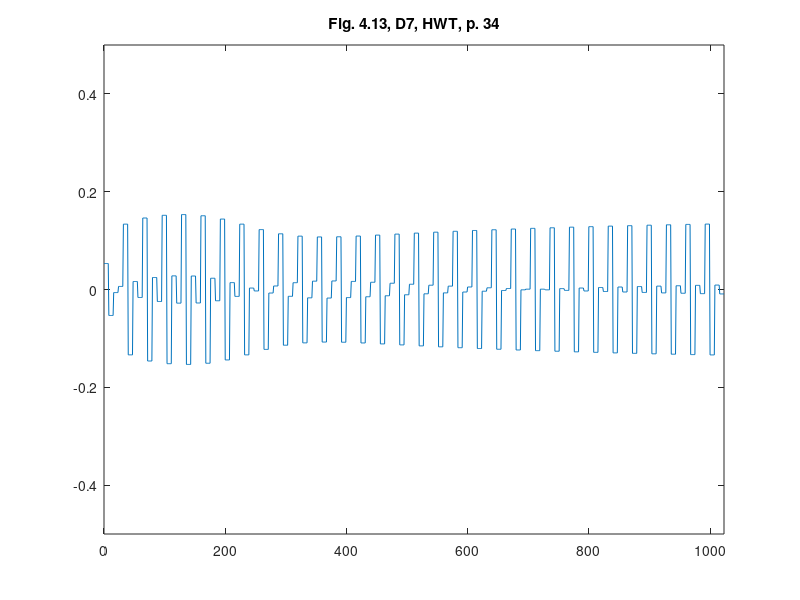

Recreate this plot in MATLAB.
%% ========================================================================
%% Programmatic octave notes on "Ripples in Mathematics" by A. Jensen
%% and A. la Cour-Harbo written with a deep gratitude to the authors for
%% this wonderful text. 
%% 
%% Reconstruction of graphs in Figure 4.13, top, p.34, Ch 04, D7, HWT
%%
%% Author: Vladimir Kulyukin
%% 
%% NB: I have tested this code in Octave 4.
%% =========================================================================
t = [0:1023];

y_fig_4_13_d7_p34 = [
0.053150792774457674
0.053150792774457674
0.053150792774457674
0.053150792774457674
0.053150792774457674
0.053150792774457674
0.053150792774457674
0.053150792774457674
-0.053150792774457674
-0.053150792774457674
-0.053150792774457674
-0.053150792774457674
-0.053150792774457674
-0.053150792774457674
-0.053150792774457674
-0.053150792774457674
-0.006266705085373364
-0.006266705085373364
-0.006266705085373364
-0.006266705085373364
-0.006266705085373364
-0.006266705085373364
-0.006266705085373364
-0.006266705085373364
0.006266705085373364
0.006266705085373364
0.006266705085373364
0.006266705085373364
0.006266705085373364
0.006266705085373364
0.006266705085373364
0.006266705085373364
0.13362889660042748
0.13362889660042748
0.13362889660042748
0.13362889660042748
0.13362889660042748
0.13362889660042748
0.13362889660042748
0.13362889660042748
-0.13362889660042748
-0.13362889660042748
-0.13362889660042748
-0.13362889660042748
-0.13362889660042748
-0.13362889660042748
-0.13362889660042748
-0.13362889660042748
0.016360030533515164
0.016360030533515164
0.016360030533515164
0.016360030533515164
0.016360030533515164
0.016360030533515164
0.016360030533515164
0.016360030533515164
-0.016360030533515164
-0.016360030533515164
-0.016360030533515164
-0.016360030533515164
-0.016360030533515164
-0.016360030533515164
-0.016360030533515164
-0.016360030533515164
0.14622934899233148
0.14622934899233148
0.14622934899233148
0.14622934899233148
0.14622934899233148
0.14622934899233148
0.14622934899233148
0.14622934899233148
-0.14622934899233148
-0.14622934899233148
-0.14622934899233148
-0.14622934899233148
-0.14622934899233148
-0.14622934899233148
-0.14622934899233148
-0.14622934899233148
0.02451479138798448
0.02451479138798448
0.02451479138798448
0.02451479138798448
0.02451479138798448
0.02451479138798448
0.02451479138798448
0.02451479138798448
-0.02451479138798448
-0.02451479138798448
-0.02451479138798448
-0.02451479138798448
-0.02451479138798448
-0.02451479138798448
-0.02451479138798448
-0.02451479138798448
0.15169297670220977
0.15169297670220977
0.15169297670220977
0.15169297670220977
0.15169297670220977
0.15169297670220977
0.15169297670220977
0.15169297670220977
-0.15169297670220977
-0.15169297670220977
-0.15169297670220977
-0.15169297670220977
-0.15169297670220977
-0.15169297670220977
-0.15169297670220977
-0.15169297670220977
0.027930919561186856
0.027930919561186856
0.027930919561186856
0.027930919561186856
0.027930919561186856
0.027930919561186856
0.027930919561186856
0.027930919561186856
-0.027930919561186856
-0.027930919561186856
-0.027930919561186856
-0.027930919561186856
-0.027930919561186856
-0.027930919561186856
-0.027930919561186856
-0.027930919561186856
0.15324615259977187
0.15324615259977187
0.15324615259977187
0.15324615259977187
0.15324615259977187
0.15324615259977187
0.15324615259977187
0.15324615259977187
-0.15324615259977187
-0.15324615259977187
-0.15324615259977187
-0.15324615259977187
-0.15324615259977187
-0.15324615259977187
-0.15324615259977187
-0.15324615259977187
0.027579263019493844
0.027579263019493844
0.027579263019493844
0.027579263019493844
0.027579263019493844
0.027579263019493844
0.027579263019493844
0.027579263019493844
-0.027579263019493844
-0.027579263019493844
-0.027579263019493844
-0.027579263019493844
-0.027579263019493844
-0.027579263019493844
-0.027579263019493844
-0.027579263019493844
0.1508452106732637
0.1508452106732637
0.1508452106732637
0.1508452106732637
0.1508452106732637
0.1508452106732637
0.1508452106732637
0.1508452106732637
-0.1508452106732637
-0.1508452106732637
-0.1508452106732637
-0.1508452106732637
-0.1508452106732637
-0.1508452106732637
-0.1508452106732637
-0.1508452106732637
0.0229863138162753
0.0229863138162753
0.0229863138162753
0.0229863138162753
0.0229863138162753
0.0229863138162753
0.0229863138162753
0.0229863138162753
-0.0229863138162753
-0.0229863138162753
-0.0229863138162753
-0.0229863138162753
-0.0229863138162753
-0.0229863138162753
-0.0229863138162753
-0.0229863138162753
0.14403044380382202
0.14403044380382202
0.14403044380382202
0.14403044380382202
0.14403044380382202
0.14403044380382202
0.14403044380382202
0.14403044380382202
-0.14403044380382202
-0.14403044380382202
-0.14403044380382202
-0.14403044380382202
-0.14403044380382202
-0.14403044380382202
-0.14403044380382202
-0.14403044380382202
0.014141430047362413
0.014141430047362413
0.014141430047362413
0.014141430047362413
0.014141430047362413
0.014141430047362413
0.014141430047362413
0.014141430047362413
-0.014141430047362413
-0.014141430047362413
-0.014141430047362413
-0.014141430047362413
-0.014141430047362413
-0.014141430047362413
-0.014141430047362413
-0.014141430047362413
0.13363630737159793
0.13363630737159793
0.13363630737159793
0.13363630737159793
0.13363630737159793
0.13363630737159793
0.13363630737159793
0.13363630737159793
-0.13363630737159793
-0.13363630737159793
-0.13363630737159793
-0.13363630737159793
-0.13363630737159793
-0.13363630737159793
-0.13363630737159793
-0.13363630737159793
0.002947608742369216
0.002947608742369216
0.002947608742369216
0.002947608742369216
0.002947608742369216
0.002947608742369216
0.002947608742369216
0.002947608742369216
-0.002947608742369216
-0.002947608742369216
-0.002947608742369216
-0.002947608742369216
-0.002947608742369216
-0.002947608742369216
-0.002947608742369216
-0.002947608742369216
0.1225348801448057
0.1225348801448057
0.1225348801448057
0.1225348801448057
0.1225348801448057
0.1225348801448057
0.1225348801448057
0.1225348801448057
-0.1225348801448057
-0.1225348801448057
-0.1225348801448057
-0.1225348801448057
-0.1225348801448057
-0.1225348801448057
-0.1225348801448057
-0.1225348801448057
-0.0072177873433125605
-0.0072177873433125605
-0.0072177873433125605
-0.0072177873433125605
-0.0072177873433125605
-0.0072177873433125605
-0.0072177873433125605
-0.0072177873433125605
0.0072177873433125605
0.0072177873433125605
0.0072177873433125605
0.0072177873433125605
0.0072177873433125605
0.0072177873433125605
0.0072177873433125605
0.0072177873433125605
0.11392830151514567
0.11392830151514567
0.11392830151514567
0.11392830151514567
0.11392830151514567
0.11392830151514567
0.11392830151514567
0.11392830151514567
-0.11392830151514567
-0.11392830151514567
-0.11392830151514567
-0.11392830151514567
-0.11392830151514567
-0.11392830151514567
-0.11392830151514567
-0.11392830151514567
-0.013947509533995083
-0.013947509533995083
-0.013947509533995083
-0.013947509533995083
-0.013947509533995083
-0.013947509533995083
-0.013947509533995083
-0.013947509533995083
0.013947509533995083
0.013947509533995083
0.013947509533995083
0.013947509533995083
0.013947509533995083
0.013947509533995083
0.013947509533995083
0.013947509533995083
0.10910681126518319
0.10910681126518319
0.10910681126518319
0.10910681126518319
0.10910681126518319
0.10910681126518319
0.10910681126518319
0.10910681126518319
-0.10910681126518319
-0.10910681126518319
-0.10910681126518319
-0.10910681126518319
-0.10910681126518319
-0.10910681126518319
-0.10910681126518319
-0.10910681126518319
-0.017033079765722825
-0.017033079765722825
-0.017033079765722825
-0.017033079765722825
-0.017033079765722825
-0.017033079765722825
-0.017033079765722825
-0.017033079765722825
0.017033079765722825
0.017033079765722825
0.017033079765722825
0.017033079765722825
0.017033079765722825
0.017033079765722825
0.017033079765722825
0.017033079765722825
0.10747872779383745
0.10747872779383745
0.10747872779383745
0.10747872779383745
0.10747872779383745
0.10747872779383745
0.10747872779383745
0.10747872779383745
-0.10747872779383745
-0.10747872779383745
-0.10747872779383745
-0.10747872779383745
-0.10747872779383745
-0.10747872779383745
-0.10747872779383745
-0.10747872779383745
-0.017509779104661352
-0.017509779104661352
-0.017509779104661352
-0.017509779104661352
-0.017509779104661352
-0.017509779104661352
-0.017509779104661352
-0.017509779104661352
0.017509779104661352
0.017509779104661352
0.017509779104661352
0.017509779104661352
0.017509779104661352
0.017509779104661352
0.017509779104661352
0.017509779104661352
0.1078682058498046
0.1078682058498046
0.1078682058498046
0.1078682058498046
0.1078682058498046
0.1078682058498046
0.1078682058498046
0.1078682058498046
-0.1078682058498046
-0.1078682058498046
-0.1078682058498046
-0.1078682058498046
-0.1078682058498046
-0.1078682058498046
-0.1078682058498046
-0.1078682058498046
-0.016495823561255864
-0.016495823561255864
-0.016495823561255864
-0.016495823561255864
-0.016495823561255864
-0.016495823561255864
-0.016495823561255864
-0.016495823561255864
0.016495823561255864
0.016495823561255864
0.016495823561255864
0.016495823561255864
0.016495823561255864
0.016495823561255864
0.016495823561255864
0.016495823561255864
0.10931392804386049
0.10931392804386049
0.10931392804386049
0.10931392804386049
0.10931392804386049
0.10931392804386049
0.10931392804386049
0.10931392804386049
-0.10931392804386049
-0.10931392804386049
-0.10931392804386049
-0.10931392804386049
-0.10931392804386049
-0.10931392804386049
-0.10931392804386049
-0.10931392804386049
-0.014765675670985526
-0.014765675670985526
-0.014765675670985526
-0.014765675670985526
-0.014765675670985526
-0.014765675670985526
-0.014765675670985526
-0.014765675670985526
0.014765675670985526
0.014765675670985526
0.014765675670985526
0.014765675670985526
0.014765675670985526
0.014765675670985526
0.014765675670985526
0.014765675670985526
0.11121924407393452
0.11121924407393452
0.11121924407393452
0.11121924407393452
0.11121924407393452
0.11121924407393452
0.11121924407393452
0.11121924407393452
-0.11121924407393452
-0.11121924407393452
-0.11121924407393452
-0.11121924407393452
-0.11121924407393452
-0.11121924407393452
-0.11121924407393452
-0.11121924407393452
-0.012764281423172031
-0.012764281423172031
-0.012764281423172031
-0.012764281423172031
-0.012764281423172031
-0.012764281423172031
-0.012764281423172031
-0.012764281423172031
0.012764281423172031
0.012764281423172031
0.012764281423172031
0.012764281423172031
0.012764281423172031
0.012764281423172031
0.012764281423172031
0.012764281423172031
0.1132606579108929
0.1132606579108929
0.1132606579108929
0.1132606579108929
0.1132606579108929
0.1132606579108929
0.1132606579108929
0.1132606579108929
-0.1132606579108929
-0.1132606579108929
-0.1132606579108929
-0.1132606579108929
-0.1132606579108929
-0.1132606579108929
-0.1132606579108929
-0.1132606579108929
-0.010721753249350664
-0.010721753249350664
-0.010721753249350664
-0.010721753249350664
-0.010721753249350664
-0.010721753249350664
-0.010721753249350664
-0.010721753249350664
0.010721753249350664
0.010721753249350664
0.010721753249350664
0.010721753249350664
0.010721753249350664
0.010721753249350664
0.010721753249350664
0.010721753249350664
0.1152779499771016
0.1152779499771016
0.1152779499771016
0.1152779499771016
0.1152779499771016
0.1152779499771016
0.1152779499771016
0.1152779499771016
-0.1152779499771016
-0.1152779499771016
-0.1152779499771016
-0.1152779499771016
-0.1152779499771016
-0.1152779499771016
-0.1152779499771016
-0.1152779499771016
-0.008746978624327616
-0.008746978624327616
-0.008746978624327616
-0.008746978624327616
-0.008746978624327616
-0.008746978624327616
-0.008746978624327616
-0.008746978624327616
0.008746978624327616
0.008746978624327616
0.008746978624327616
0.008746978624327616
0.008746978624327616
0.008746978624327616
0.008746978624327616
0.008746978624327616
0.11719940568448298
0.11719940568448298
0.11719940568448298
0.11719940568448298
0.11719940568448298
0.11719940568448298
0.11719940568448298
0.11719940568448298
-0.11719940568448298
-0.11719940568448298
-0.11719940568448298
-0.11719940568448298
-0.11719940568448298
-0.11719940568448298
-0.11719940568448298
-0.11719940568448298
-0.006885061498745368
-0.006885061498745368
-0.006885061498745368
-0.006885061498745368
-0.006885061498745368
-0.006885061498745368
-0.006885061498745368
-0.006885061498745368
0.006885061498745368
0.006885061498745368
0.006885061498745368
0.006885061498745368
0.006885061498745368
0.006885061498745368
0.006885061498745368
0.006885061498745368
0.11899876728979158
0.11899876728979158
0.11899876728979158
0.11899876728979158
0.11899876728979158
0.11899876728979158
0.11899876728979158
0.11899876728979158
-0.11899876728979158
-0.11899876728979158
-0.11899876728979158
-0.11899876728979158
-0.11899876728979158
-0.11899876728979158
-0.11899876728979158
-0.11899876728979158
-0.00514906555946517
-0.00514906555946517
-0.00514906555946517
-0.00514906555946517
-0.00514906555946517
-0.00514906555946517
-0.00514906555946517
-0.00514906555946517
0.00514906555946517
0.00514906555946517
0.00514906555946517
0.00514906555946517
0.00514906555946517
0.00514906555946517
0.00514906555946517
0.00514906555946517
0.1206720781404792
0.1206720781404792
0.1206720781404792
0.1206720781404792
0.1206720781404792
0.1206720781404792
0.1206720781404792
0.1206720781404792
-0.1206720781404792
-0.1206720781404792
-0.1206720781404792
-0.1206720781404792
-0.1206720781404792
-0.1206720781404792
-0.1206720781404792
-0.1206720781404792
-0.0035367815739755786
-0.0035367815739755786
-0.0035367815739755786
-0.0035367815739755786
-0.0035367815739755786
-0.0035367815739755786
-0.0035367815739755786
-0.0035367815739755786
0.0035367815739755786
0.0035367815739755786
0.0035367815739755786
0.0035367815739755786
0.0035367815739755786
0.0035367815739755786
0.0035367815739755786
0.0035367815739755786
0.1222256045931818
0.1222256045931818
0.1222256045931818
0.1222256045931818
0.1222256045931818
0.1222256045931818
0.1222256045931818
0.1222256045931818
-0.1222256045931818
-0.1222256045931818
-0.1222256045931818
-0.1222256045931818
-0.1222256045931818
-0.1222256045931818
-0.1222256045931818
-0.1222256045931818
-0.00203939333554982
-0.00203939333554982
-0.00203939333554982
-0.00203939333554982
-0.00203939333554982
-0.00203939333554982
-0.00203939333554982
-0.00203939333554982
0.00203939333554982
0.00203939333554982
0.00203939333554982
0.00203939333554982
0.00203939333554982
0.00203939333554982
0.00203939333554982
0.00203939333554982
0.12366963838546076
0.12366963838546076
0.12366963838546076
0.12366963838546076
0.12366963838546076
0.12366963838546076
0.12366963838546076
0.12366963838546076
-0.12366963838546076
-0.12366963838546076
-0.12366963838546076
-0.12366963838546076
-0.12366963838546076
-0.12366963838546076
-0.12366963838546076
-0.12366963838546076
-6.458973111756227E-4
-6.458973111756227E-4
-6.458973111756227E-4
-6.458973111756227E-4
-6.458973111756227E-4
-6.458973111756227E-4
-6.458973111756227E-4
-6.458973111756227E-4
6.458973111756227E-4
6.458973111756227E-4
6.458973111756227E-4
6.458973111756227E-4
6.458973111756227E-4
6.458973111756227E-4
6.458973111756227E-4
6.458973111756227E-4
0.12501535306446138
0.12501535306446138
0.12501535306446138
0.12501535306446138
0.12501535306446138
0.12501535306446138
0.12501535306446138
0.12501535306446138
-0.12501535306446138
-0.12501535306446138
-0.12501535306446138
-0.12501535306446138
-0.12501535306446138
-0.12501535306446138
-0.12501535306446138
-0.12501535306446138
6.546660774444559E-4
6.546660774444559E-4
6.546660774444559E-4
6.546660774444559E-4
6.546660774444559E-4
6.546660774444559E-4
6.546660774444559E-4
6.546660774444559E-4
-6.546660774444559E-4
-6.546660774444559E-4
-6.546660774444559E-4
-6.546660774444559E-4
-6.546660774444559E-4
-6.546660774444559E-4
-6.546660774444559E-4
-6.546660774444559E-4
0.12627322157003806
0.12627322157003806
0.12627322157003806
0.12627322157003806
0.12627322157003806
0.12627322157003806
0.12627322157003806
0.12627322157003806
-0.12627322157003806
-0.12627322157003806
-0.12627322157003806
-0.12627322157003806
-0.12627322157003806
-0.12627322157003806
-0.12627322157003806
-0.12627322157003806
0.0018720880156937129
0.0018720880156937129
0.0018720880156937129
0.0018720880156937129
0.0018720880156937129
0.0018720880156937129
0.0018720880156937129
0.0018720880156937129
-0.0018720880156937129
-0.0018720880156937129
-0.0018720880156937129
-0.0018720880156937129
-0.0018720880156937129
-0.0018720880156937129
-0.0018720880156937129
-0.0018720880156937129
0.12745221116164968
0.12745221116164968
0.12745221116164968
0.12745221116164968
0.12745221116164968
0.12745221116164968
0.12745221116164968
0.12745221116164968
-0.12745221116164968
-0.12745221116164968
-0.12745221116164968
-0.12745221116164968
-0.12745221116164968
-0.12745221116164968
-0.12745221116164968
-0.12745221116164968
0.0030144045774136096
0.0030144045774136096
0.0030144045774136096
0.0030144045774136096
0.0030144045774136096
0.0030144045774136096
0.0030144045774136096
0.0030144045774136096
-0.0030144045774136096
-0.0030144045774136096
-0.0030144045774136096
-0.0030144045774136096
-0.0030144045774136096
-0.0030144045774136096
-0.0030144045774136096
-0.0030144045774136096
0.12855934107208714
0.12855934107208714
0.12855934107208714
0.12855934107208714
0.12855934107208714
0.12855934107208714
0.12855934107208714
0.12855934107208714
-0.12855934107208714
-0.12855934107208714
-0.12855934107208714
-0.12855934107208714
-0.12855934107208714
-0.12855934107208714
-0.12855934107208714
-0.12855934107208714
0.004087544192905768
0.004087544192905768
0.004087544192905768
0.004087544192905768
0.004087544192905768
0.004087544192905768
0.004087544192905768
0.004087544192905768
-0.004087544192905768
-0.004087544192905768
-0.004087544192905768
-0.004087544192905768
-0.004087544192905768
-0.004087544192905768
-0.004087544192905768
-0.004087544192905768
0.12959937919885453
0.12959937919885453
0.12959937919885453
0.12959937919885453
0.12959937919885453
0.12959937919885453
0.12959937919885453
0.12959937919885453
-0.12959937919885453
-0.12959937919885453
-0.12959937919885453
-0.12959937919885453
-0.12959937919885453
-0.12959937919885453
-0.12959937919885453
-0.12959937919885453
0.0050950430379341815
0.0050950430379341815
0.0050950430379341815
0.0050950430379341815
0.0050950430379341815
0.0050950430379341815
0.0050950430379341815
0.0050950430379341815
-0.0050950430379341815
-0.0050950430379341815
-0.0050950430379341815
-0.0050950430379341815
-0.0050950430379341815
-0.0050950430379341815
-0.0050950430379341815
-0.0050950430379341815
0.13057455296089004
0.13057455296089004
0.13057455296089004
0.13057455296089004
0.13057455296089004
0.13057455296089004
0.13057455296089004
0.13057455296089004
-0.13057455296089004
-0.13057455296089004
-0.13057455296089004
-0.13057455296089004
-0.13057455296089004
-0.13057455296089004
-0.13057455296089004
-0.13057455296089004
0.006037733491138886
0.006037733491138886
0.006037733491138886
0.006037733491138886
0.006037733491138886
0.006037733491138886
0.006037733491138886
0.006037733491138886
-0.006037733491138886
-0.006037733491138886
-0.006037733491138886
-0.006037733491138886
-0.006037733491138886
-0.006037733491138886
-0.006037733491138886
-0.006037733491138886
0.13148420155154653
0.13148420155154653
0.13148420155154653
0.13148420155154653
0.13148420155154653
0.13148420155154653
0.13148420155154653
0.13148420155154653
-0.13148420155154653
-0.13148420155154653
-0.13148420155154653
-0.13148420155154653
-0.13148420155154653
-0.13148420155154653
-0.13148420155154653
-0.13148420155154653
0.006913349634146309
0.006913349634146309
0.006913349634146309
0.006913349634146309
0.006913349634146309
0.006913349634146309
0.006913349634146309
0.006913349634146309
-0.006913349634146309
-0.006913349634146309
-0.006913349634146309
-0.006913349634146309
-0.006913349634146309
-0.006913349634146309
-0.006913349634146309
-0.006913349634146309
0.13232432699931662
0.13232432699931662
0.13232432699931662
0.13232432699931662
0.13232432699931662
0.13232432699931662
0.13232432699931662
0.13232432699931662
-0.13232432699931662
-0.13232432699931662
-0.13232432699931662
-0.13232432699931662
-0.13232432699931662
-0.13232432699931662
-0.13232432699931662
-0.13232432699931662
0.007716019017418817
0.007716019017418817
0.007716019017418817
0.007716019017418817
0.007716019017418817
0.007716019017418817
0.007716019017418817
0.007716019017418817
-0.007716019017418817
-0.007716019017418817
-0.007716019017418817
-0.007716019017418817
-0.007716019017418817
-0.007716019017418817
-0.007716019017418817
-0.007716019017418817
0.13308702493052685
0.13308702493052685
0.13308702493052685
0.13308702493052685
0.13308702493052685
0.13308702493052685
0.13308702493052685
0.13308702493052685
-0.13308702493052685
-0.13308702493052685
-0.13308702493052685
-0.13308702493052685
-0.13308702493052685
-0.13308702493052685
-0.13308702493052685
-0.13308702493052685
0.00843563452788184
0.00843563452788184
0.00843563452788184
0.00843563452788184
0.00843563452788184
0.00843563452788184
0.00843563452788184
0.00843563452788184
-0.00843563452788184
-0.00843563452788184
-0.00843563452788184
-0.00843563452788184
-0.00843563452788184
-0.00843563452788184
-0.00843563452788184
-0.00843563452788184
0.13375980451036432
0.13375980451036432
0.13375980451036432
0.13375980451036432
0.13375980451036432
0.13375980451036432
0.13375980451036432
0.13375980451036432
-0.13375980451036432
-0.13375980451036432
-0.13375980451036432
-0.13375980451036432
-0.13375980451036432
-0.13375980451036432
-0.13375980451036432
-0.13375980451036432
0.00905713568106368
0.00905713568106368
0.00905713568106368
0.00905713568106368
0.00905713568106368
0.00905713568106368
0.00905713568106368
0.00905713568106368
-0.00905713568106368
-0.00905713568106368
-0.00905713568106368
-0.00905713568106368
-0.00905713568106368
-0.00905713568106368
-0.00905713568106368
-0.00905713568106368
];

figure;
plot(t, y_fig_4_13_d7_p34);
xlim([0 1023]);
ylim([-0.5 0.5]);
title('Fig. 4.13, D7, HWT, p. 34');
